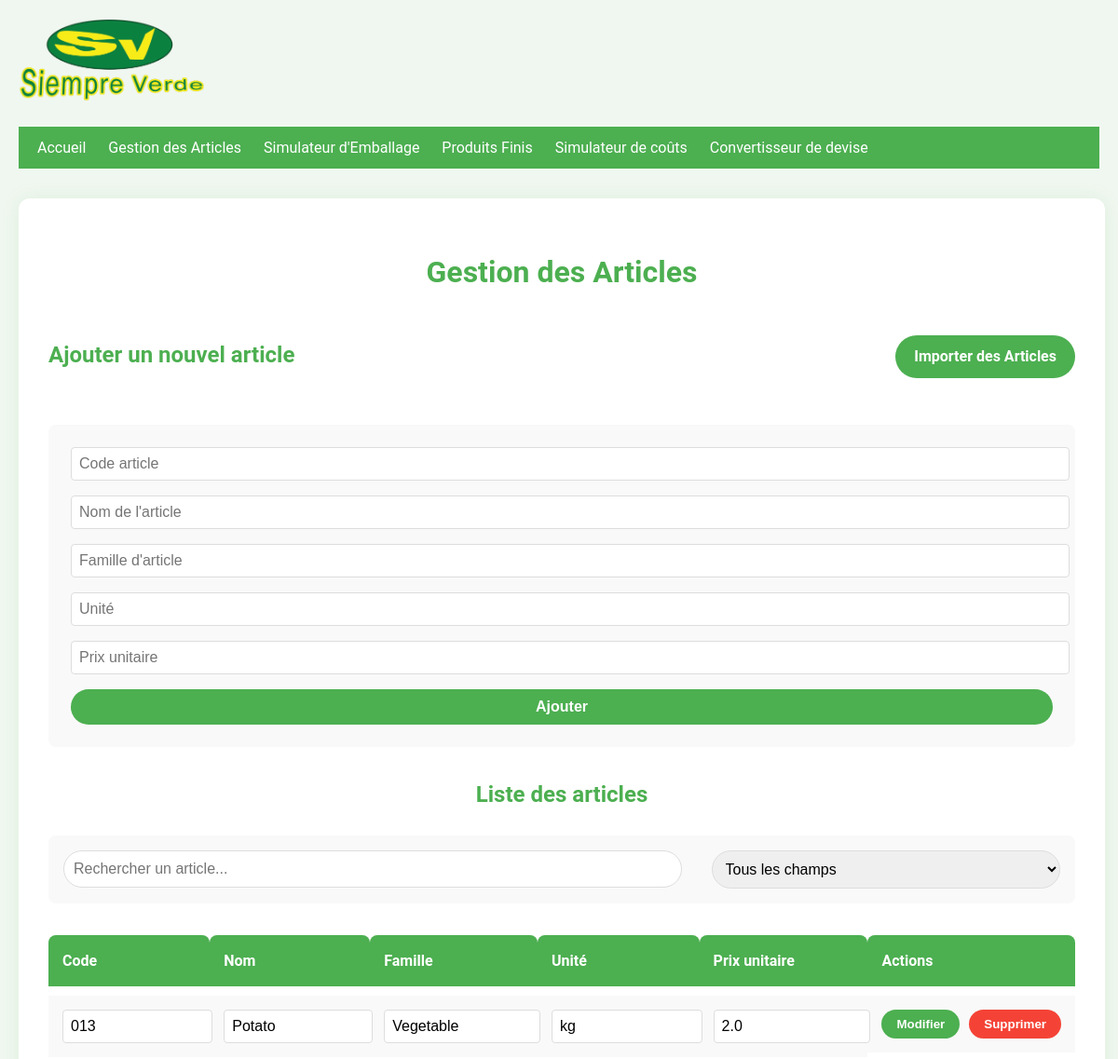
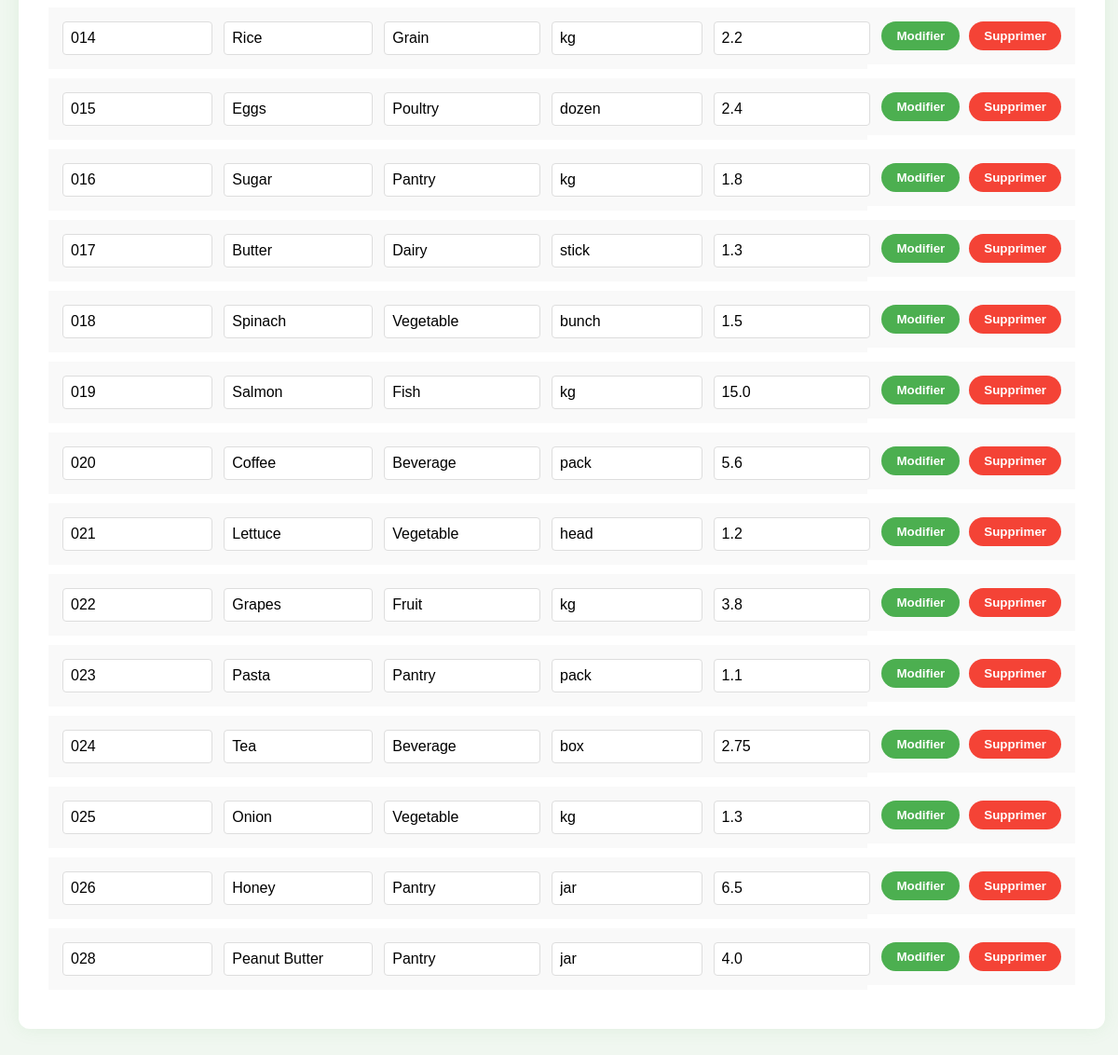
The page /articles on the database its author committed (2 pictures, top to bottom).
### app.py (models this page shows)
class Article(db.Model):
    id = db.Column(db.Integer, primary_key=True)
    code = db.Column(db.String(50), unique=True, nullable=False)
    name = db.Column(db.String(100), nullable=False)
    family = db.Column(db.String(50))
    unit = db.Column(db.String(20))
    price = db.Column(db.Float)

### app.py (the view, shortened to what this page needs)
@app.route('/articles', methods=['GET', 'POST'])
def manage_articles():
    articles = Article.query.all()
    return render_template('articles.html', articles=articles)

### templates/articles.html (shortened to what this page needs)
{% extends "base.html" %}
{% block content %}
<div class="container">
    <h1>Gestion des Articles</h1>
    <div class="action-buttons">
        <h2>Ajouter un nouvel article</h2>
        <a href="{{ url_for('import_articles') }}" class="import-btn">Importer des Articles</a>
    </div>
    <form method="POST" class="add-form">
        <input type="text" name="code" placeholder="Code article" required>
        <input type="text" name="name" placeholder="Nom de l'article" required>
        <input type="text" name="family" placeholder="Famille d'article">
        <input type="text" name="unit" placeholder="Unité">
        <input type="number" step="0.01" name="price" placeholder="Prix unitaire" required>
        <button type="submit">Ajouter</button>
    </form>
    <h2>Liste des articles</h2>
    <div class="search-filter">
        <input type="text" id="searchInput" placeholder="Rechercher un article...">
        <select id="filterSelect">
            <option value="all">Tous les champs</option>
        </select>
    </div>
    <div class="table-container">
        <table id="articlesTable">
            <thead>
                <tr>
                    <th>Code</th>
                    <th>Nom</th>
                    <th>Famille</th>
                    <th>Unité</th>
                    <th>Prix unitaire</th>
                    <th>Actions</th>
                </tr>
            </thead>
            <tbody>
                {% for article in articles %}
                <tr>
                    <form method="POST">
                        <td><input type="text" name="code" value="{{ article.code }}" required></td>
                        <td><input type="text" name="name" value="{{ article.name }}" required></td>
                        <td><input type="text" name="family" value="{{ article.family }}"></td>
                        <td><input type="text" name="unit" value="{{ article.unit }}"></td>
                        <td><input type="number" step="0.01" name="price" value="{{ article.price }}" required></td>
                        <td class="action-cell">
                            <button type="submit" class="btn btn-modify">Modifier</button>
                    </form>
                    <form method="POST" onsubmit="return confirm('Êtes-vous sûr de vouloir supprimer cet article?');">
                        <button type="submit" class="btn btn-delete">Supprimer</button>
                    </form>
                </tr>
                {% endfor %}
            </tbody>
        </table>
    </div>
</div>
{% endblock %}

### templates/base.html (shortened to what this page needs)
<!DOCTYPE html>
<html lang="fr">
<head>
</head>
<body>
    <img src="{{ url_for('static', filename='logo.png') }}" alt="Siempre Verde" class="logo">
    <nav>
        <a href="/">Accueil</a>
        <a href="/articles">Gestion des Articles</a>
        <a href="/packaging_simulator">Simulateur d'Emballage</a>
        <a href="/final_products">Produits Finis</a>
        <a href="/cost_simulator">Simulateur de coûts</a>
        <a href="/converter">Convertisseur de devise</a>
    </nav>
    {% block content %}
    {% endblock %}
</body>
</html>

### templates/base.html (style rules this page uses)
body { font-family: Arial, sans-serif; line-height: 1.6; margin: 0; padding: 20px; }
.logo { width: 200px; margin-bottom: 20px; }
nav { background-color: #4CAF50; padding: 10px; margin-bottom: 20px; }
nav a { color: white; text-decoration: none; padding: 10px; }

### templates/articles.html (style rules this page uses)
body { font-family: 'Roboto', sans-serif; background-color: #f0f7f0; color: #333; }
.container { width: 95%; max-width: 1400px; margin: 2rem auto; padding: 2rem; background-color: #fff; box-shadow: 0 0 20px rgba(76, 175, 80, 0.1); border-radius: 12px; }
h1, h2 { color: #4CAF50; text-align: center; margin-bottom: 1.5rem; }
.action-buttons { display: flex; justify-content: space-between; align-items: center; margin-bottom: 2rem; }
.import-btn { background-color: #4CAF50; color: white; padding: 10px 20px; border: none; border-radius: 25px; text-decoration: none; transition: all 0.3s ease; font-weight: bold; }
.search-filter { display: flex; justify-content: space-between; align-items: center; margin-bottom: 1.5rem; background-color: #f9f9f9; padding: 1rem; border-radius: 8px; }
#searchInput, #filterSelect { padding: 10px; border: 1px solid #ddd; border-radius: 25px; font-size: 1rem; }
#searchInput { width: 60%; margin-right: 1rem; }
#filterSelect { width: 35%; }
table { width: 100%; border-collapse: separate; border-spacing: 0 10px; }
th { background-color: #4CAF50; color: white; padding: 15px; text-align: left; border-radius: 8px 8px 0 0; }
td { background-color: #f9f9f9; padding: 15px; }
input[type="text"], input[type="number"] { width: 100%; padding: 8px; border: 1px solid #ddd; border-radius: 4px; font-size: 1rem; }
.action-cell { display: flex; justify-content: space-between; gap: 10px; }
.btn { padding: 8px 16px; border: none; border-radius: 25px; cursor: pointer; transition: all 0.3s ease; font-weight: bold; }
.btn-modify { background-color: #4CAF50; color: white; }
.btn-delete { background-color: #f44336; color: white; }
.add-form { background-color: #f9f9f9; padding: 1.5rem; border-radius: 8px; margin-bottom: 2rem; }
.add-form input { margin-bottom: 1rem; }
.add-form button { width: 100%; padding: 10px; background-color: #4CAF50; color: white; border: none; border-radius: 25px; cursor: pointer; transition: all 0.3s ease; font-size: 1rem; font-weight: bold; }

### rows shown on the page
Article: code "013", name "Potato", family "Vegetable", unit "kg", price "2.0"
Article: code "014", name "Rice", family "Grain", unit "kg", price "2.2"
Article: code "015", name "Eggs", family "Poultry", unit "dozen", price "2.4"
Article: code "016", name "Sugar", family "Pantry", unit "kg", price "1.8"
Article: code "017", name "Butter", family "Dairy", unit "stick", price "1.3"
Article: code "018", name "Spinach", family "Vegetable", unit "bunch", price "1.5"
Article: code "019", name "Salmon", family "Fish", unit "kg", price "15.0"
Article: code "020", name "Coffee", family "Beverage", unit "pack", price "5.6"
Article: code "021", name "Lettuce", family "Vegetable", unit "head", price "1.2"
Article: code "022", name "Grapes", family "Fruit", unit "kg", price "3.8"
Article: code "023", name "Pasta", family "Pantry", unit "pack", price "1.1"
Article: code "024", name "Tea", family "Beverage", unit "box", price "2.75"
Article: code "025", name "Onion", family "Vegetable", unit "kg", price "1.3"
Article: code "026", name "Honey", family "Pantry", unit "jar", price "6.5"
Article: code "028", name "Peanut Butter", family "Pantry", unit "jar", price "4.0"
